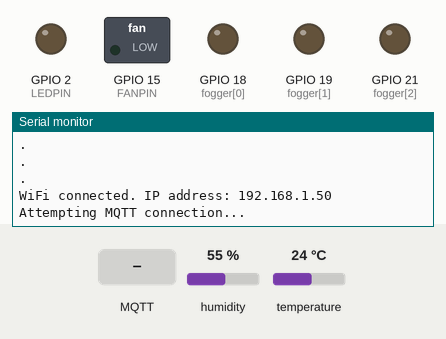
This sketch was run on a simulated ESP32. Shown: switched loads named in the sketch (green lamp = pin HIGH), output pins drawn as LEDs (lit = HIGH), the last lines printed to the serial monitor. The inputs (shaded band) are chosen by the test bench; at power-on: humidity 55 %, temperature 24 °C. WiFi joins after 1.5 s; servers stay silent unless stated; no MQTT or app messages arrive unless stated.

Above: at 2.8 s.
2.9 s: MQTT message "on" arrives on the first subscribed topic
At 4.1 s:
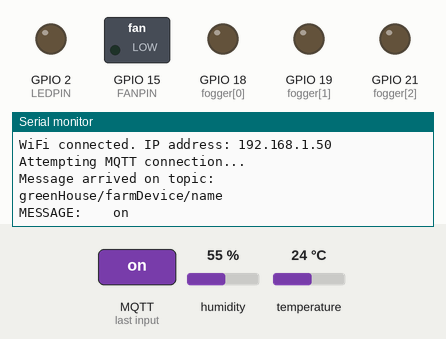
4.4 s: MQTT message "off" arrives on the first subscribed topic
At 5.2 s:
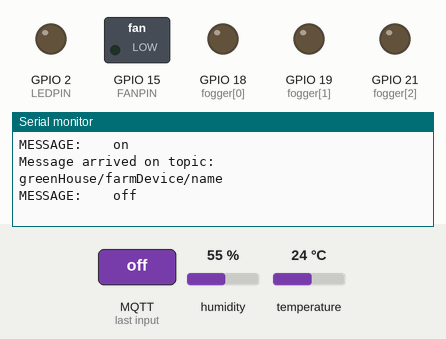
5.9 s: MQTT message "noName" arrives on the first subscribed topic
At 6.4 s:
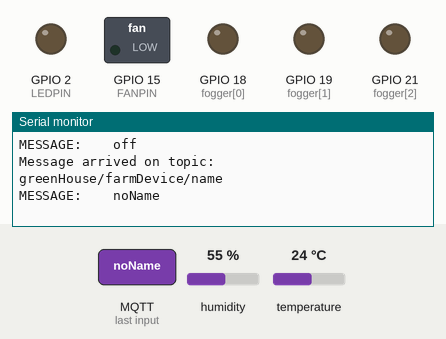

Measured:
- after the input at 2.9 s, the serial monitor: prints a new line at once (image 1)
- after the input at 4.4 s, the serial monitor: prints a new line at once (image 2)
- after the input at 5.9 s, the serial monitor: prints a new line at once (image 3)

The sketch:

RootBoxController.ino
```cpp
#include <WiFi.h>
#include <PubSubClient.h>
#include <Wire.h>
#include "DHT.h"

#define DHTTYPE DHT22 //DHT 22(AM2302) - Heat and Humidity Sensor
#define DHTPIN 4 //DHT sensor pin on ESP
#define LEDPIN 2 //LED Pin on ESP
#define FANPIN 15 //FAN Pin on ESP that comes from relay module
const int fogger[]  = {18, 19, 21}; //FOGGER Pins

//Farm name will be sent by pi and then pi will choose the foggers to work
String foggerNumber[] = {"fogger1", "fogger2", "fogger3"};
String farmName = "noName";

//WIFI information - name, password and server
const char* wifi_name = "Eden AT";
const char* wifi_password = "rootsandfruits";
const char* mqtt_server = "192.168.1.146";
char* topic;
//WiFiClient creates client that can connect to a specified internet IP address and port
WiFiClient espClient;
PubSubClient client(espClient);
long lastMsg = 0;
char msg[50];
int value = 0;

//Initialized DHT sensor, created object called dht
DHT dht(DHTPIN, DHTTYPE);

//Temp & Hum will give data in every 15 seconds
bool switching = false;
int interval = 15000;
unsigned long currentTime;
unsigned long previousTime = 0;

char farmNameBuffer[70];
char fanBuffer[50];
char foggerBuffer[50];

void setup()
{
  Serial.begin(9600);

  pinMode(DHTPIN, OUTPUT); //4
  pinMode(LEDPIN, OUTPUT); //2
  pinMode(FANPIN, OUTPUT); //15
  pinMode(fogger[0], OUTPUT); //18
  pinMode(fogger[1], OUTPUT);  //19
  pinMode(fogger[2], OUTPUT); //21

  dht.begin();
  setup_wifi();
  client.setServer(mqtt_server, 1883);
  client.setCallback(callback);
}

//WIFI
void setup_wifi()
{
  delay(10);
  WiFi.begin(wifi_name, wifi_password);

  Serial.print("Connecting to ");
  Serial.println(wifi_name);

  while(WiFi.status()!= WL_CONNECTED)
  {
    Serial.println(".");
    delay(200);
  }

  Serial.print("WiFi connected. IP address: ");
  Serial.println(WiFi.localIP());
}

//CALLBACK
void callback(char* topic, byte* message, unsigned int length)
{
  Serial.print("Message arrived on topic: ");
  Serial.println(topic);
  Serial.print("MESSAGE:    ");

  String messagetemp; //message that arrived from pi

  for (int i = 0; i < length; i++)
  {
    Serial.print((char)message[i]);
    messagetemp += (char)message[i];
  }

  Serial.println();
  if(String(topic) == "greenHouse/farmDevice/name")
  {
    farmName = messagetemp;
    client.unsubscribe("greenHouse/farmDevice/#");
    //client.disconnect();
    //char *n = const_cast<char*>(farmName.c_str());
    //client.connect(n);
    int y = sprintf(farmNameBuffer, "greenHouse/%s/foggers/#", farmName);

    client.subscribe(farmNameBuffer);
    client.subscribe(fanBuffer);

  }

 for (int i = 0; i < 3; i++)
 {
   int x = sprintf(foggerBuffer, "greenHouse/%s/foggers/%s", farmName, foggerNumber[i]);

   if (String(topic) == foggerBuffer)
   {
     if(messagetemp == "on")
     {
       digitalWrite(fogger[i], LOW);
       digitalWrite(LEDPIN, HIGH);
     }
     else if(messagetemp == "off")
     {
       digitalWrite(fogger[i], HIGH);
       digitalWrite(LEDPIN, LOW);
     }
   }
 }
  int fan = sprintf(fanBuffer, "greenHouse/%s/fan", farmName);

  if (String(topic) == fanBuffer)
  {
    if(messagetemp == "on")
    {
      digitalWrite(FANPIN, LOW);
    }
    else if(messagetemp == "off")
    {
      digitalWrite(FANPIN, HIGH);
    }
  }
}

//TRIES TO RE/CONNECT MQTT, SUBSCRIBES
void reconnect()
{
  // Loops until reconnection
  while (!client.connected())
  {
    Serial.println("Attempting MQTT connection...");

    if (client.connect("farm2"))
    {
      if(farmName == "noName")
      {
        //changes 'noName' and then sets a new farmName
        client.subscribe("greenHouse/farmDevice/name");
        client.publish("greenHouse/farmDevice", "NEW_CONNECTION");
      }

      else
      {
        client.subscribe(farmNameBuffer);
        client.subscribe(fanBuffer);
      }
    }

    else
    {
      Serial.print("failed, rc= ");
      Serial.println(client.state());
      Serial.println("Trying again in 2 seconds..");
      delay(2000);
    }
  }
}

//READS FROM TEMPERATURE & HUMIDITY SENSOR AND SENDS THE READINGS
void read_from_DHTsensor()
{
  currentTime = millis();
  float h = dht.readHumidity();
  float t = dht.readTemperature();
  float f = dht.readTemperature(true);

  //if statement that checks if the sensor returned valid t and h
  if (isnan(h) || isnan(t) || isnan(f))
  {
    Serial.println(F("Failed to read from DHT sensor!"));
    delay(500);
    return;
  }

  char tempString[8]; //convert the value to char array
  char humString[8]; //convert the value to a char array
  char sensorBuffer[50];

  dtostrf(t, 1, 2, tempString);
  dtostrf(h, 1, 2, humString);

  //gets temperature and humidity values
  if(switching == true)
  {
    Serial.println("Temperature: " + (String)tempString + "°C ");
    Serial.println("Humidity: " + (String)humString + "% ");

    int n = sprintf(sensorBuffer, "greenHouse/%s/sensors/temp", farmName);
    client.publish(sensorBuffer, tempString);

    n = sprintf(sensorBuffer, "greenHouse/%s/sensors/humidity", farmName);
    client.publish(sensorBuffer , humString);
    switching = !switching;
  }

  if(currentTime >= previousTime + interval)
  {
    switching = !switching;
    previousTime = currentTime;
  }
  //Serial.print(F("Humidity: "));
  //Serial.print(h);
  //Serial.print(f);
  //Serial.print(F("°F" ));
}

void loop()
{
  if (!client.connected())
  {
    reconnect();
  }

  //Listens to inbound MQTT messages
  client.loop();

  if ((WiFi.status() != WL_CONNECTED))
  {
  client.publish("greenHouse/farmDevice/#", "CONNECTION_LOST");
  delay(500);
  }
  read_from_DHTsensor();
}
```
